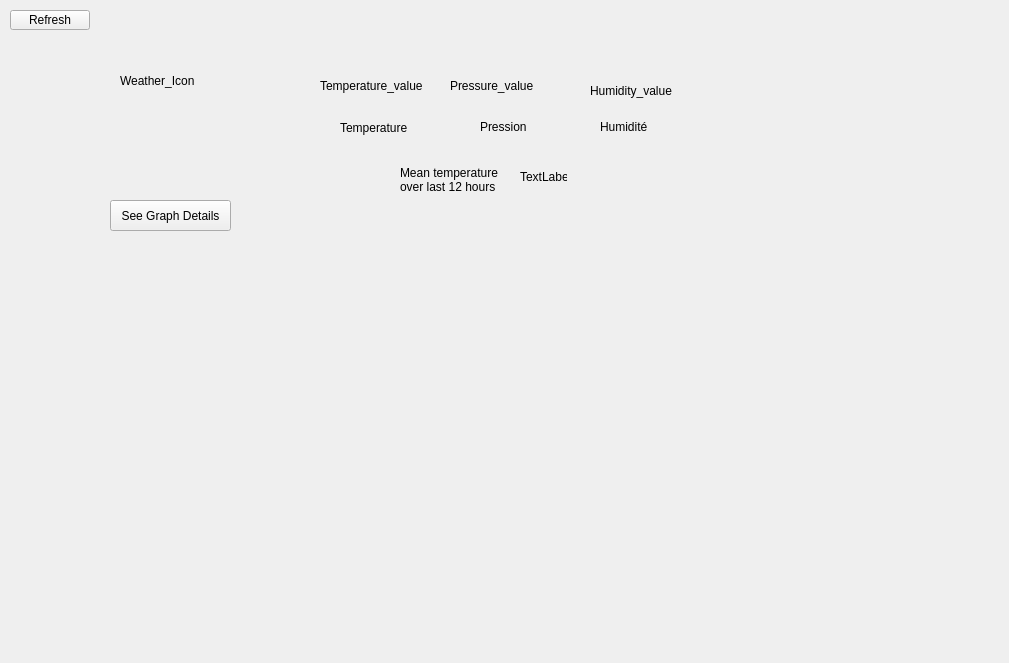
<?xml version="1.0" encoding="UTF-8"?>
<ui version="4.0">
 <class>baliseMerPanel</class>
 <widget class="QWidget" name="baliseMerPanel">
  <property name="geometry">
   <rect>
    <x>0</x>
    <y>0</y>
    <width>1009</width>
    <height>663</height>
   </rect>
  </property>
  <property name="windowTitle">
   <string>baliseMerPanel</string>
  </property>
  <property name="styleSheet">
   <string notr="true"/>
  </property>
  <widget class="QLabel" name="label_5">
   <property name="geometry">
    <rect>
     <x>600</x>
     <y>120</y>
     <width>47</width>
     <height>13</height>
    </rect>
   </property>
   <property name="text">
    <string>Humidité :</string>
   </property>
  </widget>
  <widget class="QLabel" name="label">
   <property name="geometry">
    <rect>
     <x>340</x>
     <y>120</y>
     <width>81</width>
     <height>16</height>
    </rect>
   </property>
   <property name="text">
    <string>Temperature</string>
   </property>
  </widget>
  <widget class="QLabel" name="label_Humidity_Mer">
   <property name="geometry">
    <rect>
     <x>590</x>
     <y>70</y>
     <width>111</width>
     <height>41</height>
    </rect>
   </property>
   <property name="text">
    <string>Humidity_value</string>
   </property>
  </widget>
  <widget class="QPushButton" name="pushButton_Refresh">
   <property name="geometry">
    <rect>
     <x>10</x>
     <y>10</y>
     <width>80</width>
     <height>20</height>
    </rect>
   </property>
   <property name="text">
    <string>Refresh</string>
   </property>
  </widget>
  <widget class="QLabel" name="label_4">
   <property name="geometry">
    <rect>
     <x>480</x>
     <y>120</y>
     <width>47</width>
     <height>13</height>
    </rect>
   </property>
   <property name="text">
    <string>Pression : </string>
   </property>
  </widget>
  <widget class="QLabel" name="label_3">
   <property name="geometry">
    <rect>
     <x>400</x>
     <y>160</y>
     <width>101</width>
     <height>41</height>
    </rect>
   </property>
   <property name="text">
    <string>Mean temperature &lt;br&gt;over last 12 hours</string>
   </property>
  </widget>
  <widget class="QLabel" name="label_Mean_Temperature_Mer">
   <property name="geometry">
    <rect>
     <x>520</x>
     <y>170</y>
     <width>47</width>
     <height>13</height>
    </rect>
   </property>
   <property name="text">
    <string>TextLabel</string>
   </property>
  </widget>
  <widget class="QLabel" name="label_Pressure_Mer">
   <property name="geometry">
    <rect>
     <x>450</x>
     <y>70</y>
     <width>101</width>
     <height>31</height>
    </rect>
   </property>
   <property name="text">
    <string>Pressure_value</string>
   </property>
  </widget>
  <widget class="QLabel" name="label_Temperature_Mer">
   <property name="geometry">
    <rect>
     <x>320</x>
     <y>70</y>
     <width>111</width>
     <height>31</height>
    </rect>
   </property>
   <property name="text">
    <string>Temperature_value</string>
   </property>
  </widget>
  <widget class="QLabel" name="label_2">
   <property name="geometry">
    <rect>
     <x>120</x>
     <y>20</y>
     <width>121</width>
     <height>121</height>
    </rect>
   </property>
   <property name="styleSheet">
    <string notr="true"/>
   </property>
   <property name="text">
    <string>Weather_Icon</string>
   </property>
  </widget>
  <widget class="QWidget" name="gridLayoutWidget">
   <property name="geometry">
    <rect>
     <x>650</x>
     <y>50</y>
     <width>301</width>
     <height>191</height>
    </rect>
   </property>
   <layout class="QGridLayout" name="gridLayout"/>
  </widget>
  <widget class="QPushButton" name="pushButton_See_Graph_Details">
   <property name="geometry">
    <rect>
     <x>110</x>
     <y>200</y>
     <width>121</width>
     <height>31</height>
    </rect>
   </property>
   <property name="text">
    <string>See Graph Details</string>
   </property>
  </widget>
 </widget>
 <layoutdefault spacing="6" margin="11"/>
 <resources/>
 <connections/>
</ui>
